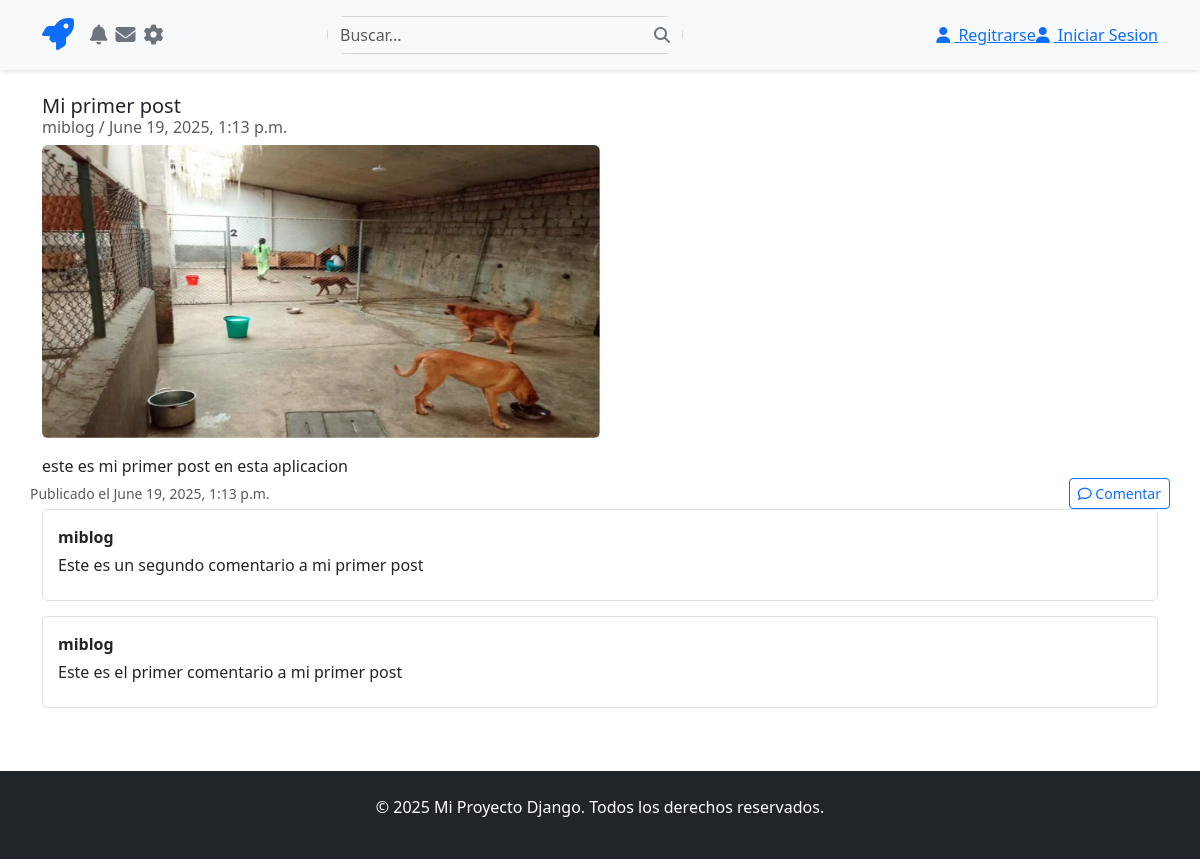
/publicacion/1, run on an earlier commit of the app's database.
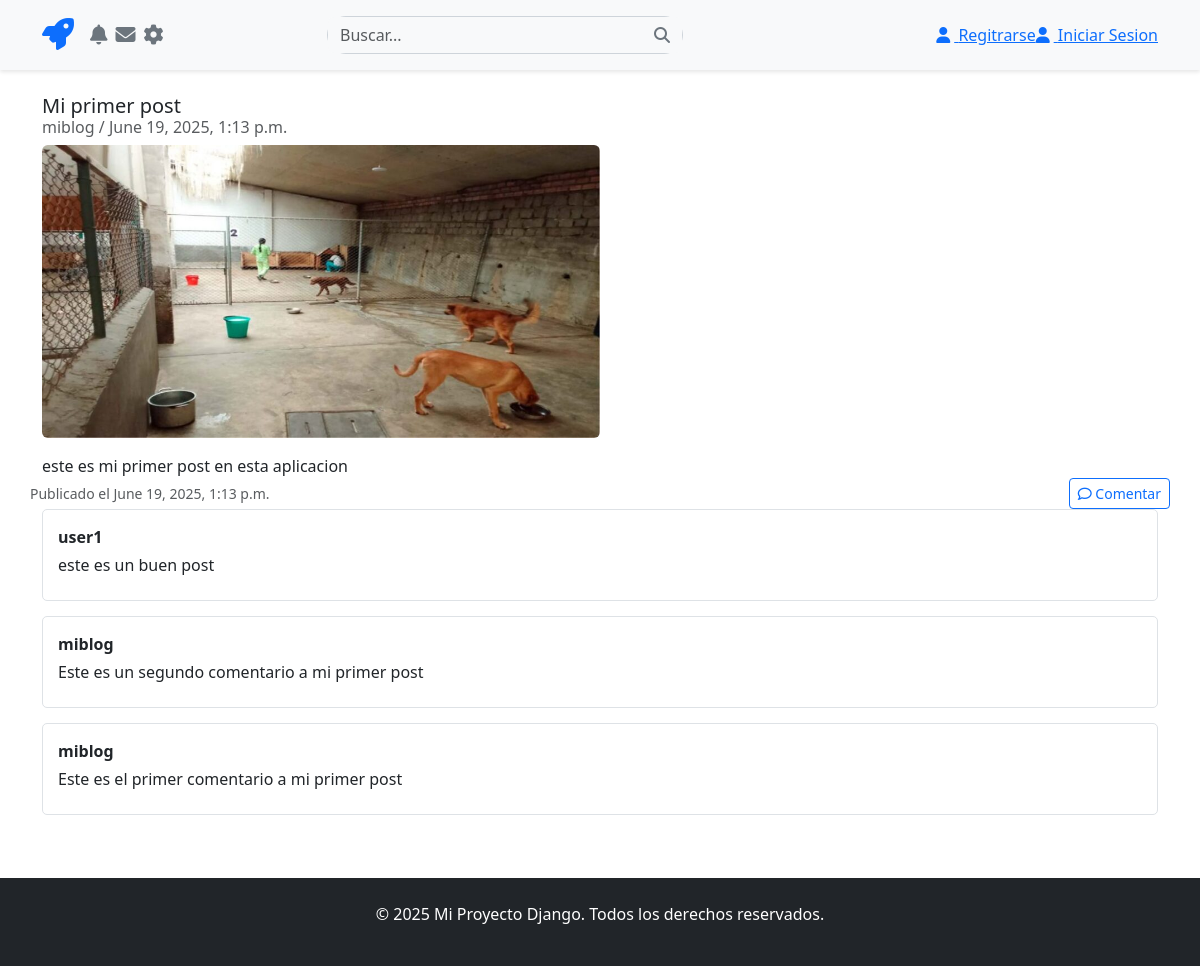
And on a later commit of the database.
### posts/models.py (models this page shows, shortened)
class Comment(models.Model):
    post = models.ForeignKey(
        Post,
        on_delete=models.CASCADE,
        related_name='comments'
    )
    author = models.ForeignKey(
        settings.AUTH_USER_MODEL,
        on_delete=models.CASCADE,
        related_name='comments'
    )
    content = models.TextField()
    created = models.DateTimeField(auto_now_add=True)
    updated = models.DateTimeField(auto_now=True)
    active = models.BooleanField(default=True)
    parent = models.ForeignKey(
        'self',
        null=True,
        blank=True,
        on_delete=models.CASCADE,
        related_name='replies'
    )
    class Meta:
        ordering = ['created']
        indexes = [
            models.Index(fields=['created']),
        ]

### users/models.py (models this page shows)
class User(AbstractUser):
    bio = models.TextField(max_length=500, blank=True)
    profile_picture = models.ImageField(
        upload_to='profile_pics/',
        blank=True,
        null=True
    )
    website = models.URLField(blank=True)
    birth_date = models.DateField(null=True, blank=True)
    def __str__(self):
        return self.username

### posts/views.py (the view)
# urls.py: path('publicacion/<int:pk>', views.publicacion, name="publicacion"),
def publicacion(request, pk):
    publicacion = get_object_or_404(Post, pk=pk)
    comentarios = publicacion.comments.filter(active=True).order_by('-created')
    contexto= {
        'publicacion': publicacion,
        'comentarios': comentarios,
        'es_autor': request.user== publicacion.author
    }
    return render(request,'posts/publicacion.html',contexto)

### posts/templates/posts/publicacion.html (shortened to what this page needs)
{% extends "base.html" %}
{% block content%}
<div class="row">
    <div class="col-md-12">
        <div class="card-body">
            <h5 class="card-title">{{ publicacion.title }}</h5>
            <h6 class="card-subtitle mb-2 text-body-secondary">
                {{ publicacion.author }} / {{ publicacion.created }}
            </h6>
            {% if publicacion.image %}
                <div class="mb-3">
                    <img
                        src="{{ publicacion.image.url }}"
                        alt="Imagen de {{ publicacion.title }}"
                        class="img-fluid rounded w-50"
                    >
                </div>
            {% endif %}
            <p class="card-text">{{ publicacion.content }}</p>
        </div>
    </div>
    <div class="card-footer bg-white">
        <div class="d-flex justify-content-between align-items-center">
            <small class="text-muted">Publicado el {{ publicacion.created }}</small>
            <a href="{% url 'posts:comentar' publicacion.id %}" class="btn btn-sm btn-outline-primary">
                <i class="far fa-comment"></i> Comentar
            </a>
        </div>
    </div>
    <div class="col">
        {%for comentario in comentarios%}
            <div class="comentario-container">
                <p class="mb-1"><strong>{{ comentario.author.username }}</strong></p>
                <p class="mb-2">{{ comentario.content }}</p>
            </div>
        {%endfor%}
    </div>
</div>
{%endblock%}

What changed in the data, as far as the page shows it:
added Comment: author.username "user1", content "este es un buen post"
